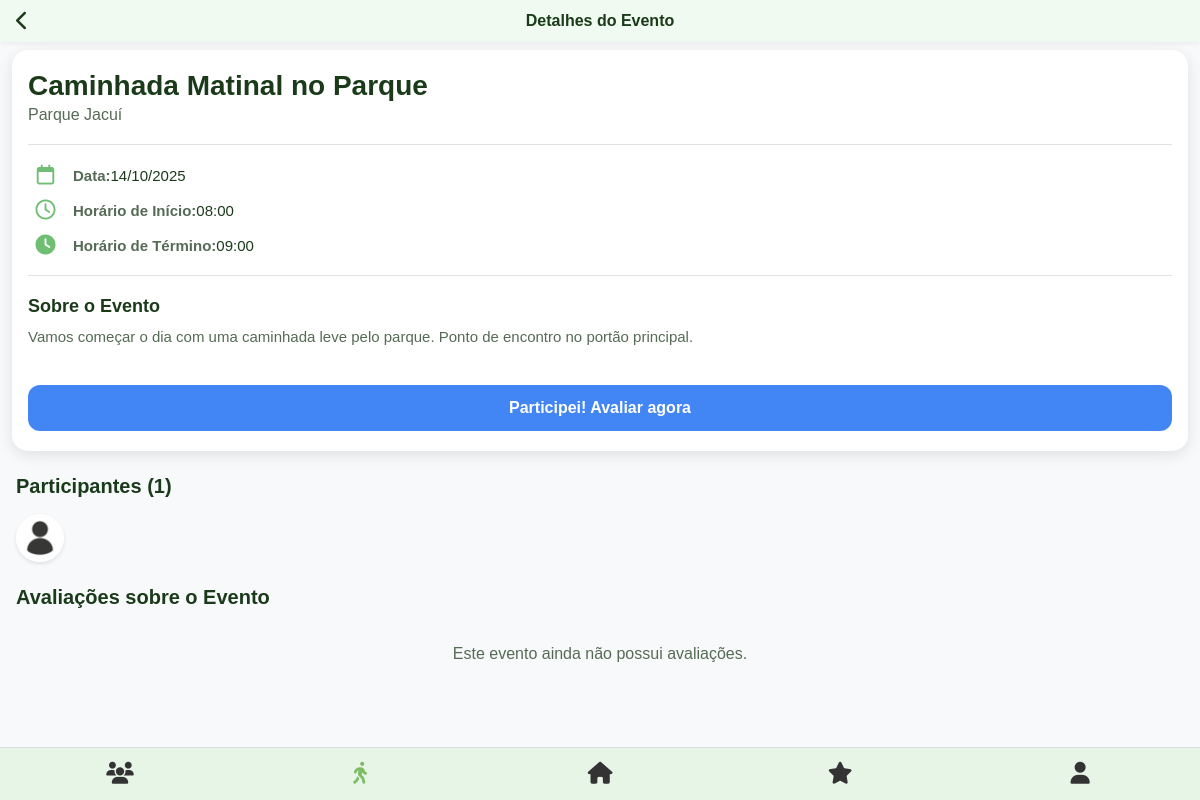
Screenshot of /tela-evento/tela-evento.php?id=5 (signed in) with the database file from the repository.
### tables this page shows
CREATE TABLE Evento ( 
    idEvento INT PRIMARY KEY AUTO_INCREMENT, 
    idParque INT NOT NULL, 
    idInstituicao INT,
    idUsuario INT,
    nome VARCHAR(255) NOT NULL, 
    dia DATE NOT NULL,
    horario_inicio TIME NOT NULL, 
    horario_termino TIME NOT NULL, 
    descricao VARCHAR(255), 
    imagem_path VARCHAR(255) NULL,  
    FOREIGN KEY(idParque) REFERENCES Parque (idParque),
    FOREIGN KEY(idInstituicao) REFERENCES Instituicao (idInstituicao),
    FOREIGN KEY(idUsuario) REFERENCES Usuario (idUsuario)
);

CREATE TABLE Parque ( 
    idParque INT PRIMARY KEY AUTO_INCREMENT, 
    nome VARCHAR(255) NOT NULL, 
    endereco VARCHAR(255) NOT NULL, 
    cep VARCHAR(9) NOT NULL
);

CREATE TABLE Usuario ( 
    idUsuario INT PRIMARY KEY AUTO_INCREMENT,
    nome VARCHAR(255) NOT NULL,
    username VARCHAR(50) NOT NULL UNIQUE,
    avatar_path VARCHAR(255) NULL,
    biografia TEXT NULL,
    tipo ENUM('comum', 'instituicao', 'admin') NOT NULL,
    email VARCHAR(200) NOT NULL UNIQUE,
    senha VARCHAR(255) NOT NULL,
    cpf VARCHAR (14) UNIQUE,
    genero VARCHAR(30),
    data_nasc DATE NOT NULL,
    data_cadastro TIMESTAMP NOT NULL DEFAULT CURRENT_TIMESTAMP,
    ultimo_login TIMESTAMP NULL,
    status ENUM('ativo', 'inativo', 'suspenso') NOT NULL DEFAULT 'ativo'
);

### tela-evento/tela-evento.php (the view, shortened to what this page needs)
<?php
$idEvento = $_GET['id'];
$idUsuarioLogado = $_SESSION['id_usuario'];
$servidor = "localhost"; $usuario_db = "root"; $senha_db = ""; $banco = "spark";
$conexao = new mysqli($servidor, $usuario_db, $senha_db, $banco);
$stmt_evento = $conexao->prepare("SELECT e.*, p.nome AS nome_parque FROM Evento AS e JOIN Parque AS p ON e.idParque = p.idParque WHERE e.idEvento = ?");
$stmt_evento->bind_param("i", $idEvento);
$stmt_evento->execute();
$resultado_evento = $stmt_evento->get_result();
$evento = $resultado_evento->fetch_assoc();
$stmt_participantes = $conexao->prepare("
    SELECT u.nome, u.username, u.avatar_path FROM Usuario AS u
    JOIN Participantes AS pa ON u.idUsuario = pa.idUsuario
    WHERE pa.idEvento = ? ORDER BY pa.dataInscricao ASC
");
$stmt_participantes->bind_param("i", $idEvento);
$stmt_participantes->execute();
$resultado_participantes = $stmt_participantes->get_result();
$stmt_avaliacoes = $conexao->prepare("
    SELECT av.*, u.nome, u.username, u.avatar_path FROM Avaliacao_evento AS av
    JOIN Usuario AS u ON av.idUsuario = u.idUsuario WHERE av.idEvento = ?
    ORDER BY av.data_avaliacao DESC
");
$stmt_avaliacoes->bind_param("i", $idEvento);
$stmt_avaliacoes->execute();
$resultado_avaliacoes = $stmt_avaliacoes->get_result();
$stmt_participacao = $conexao->prepare("SELECT status FROM Participantes WHERE idUsuario = ? AND idEvento = ?");
$stmt_participacao->bind_param("ii", $idUsuarioLogado, $idEvento);
$stmt_participacao->execute();
$participacao = $stmt_participacao->get_result()->fetch_assoc();
$status_participacao = $participacao['status'] ?? null;
$data_inicio_ts = strtotime($evento['dia'] . ' ' . $evento['horario_inicio']);
$data_termino_ts = strtotime($evento['dia'] . ' ' . $evento['horario_termino']);
$agora_ts = time();
$evento_esta_acontecendo = ($agora_ts >= $data_inicio_ts && $agora_ts < $data_termino_ts);
$evento_ja_terminou = $agora_ts >= $data_termino_ts;
$stmt_check_avaliacao = $conexao->prepare("SELECT idAvaliacao FROM Avaliacao_evento WHERE idUsuario = ? AND idEvento = ?");
$stmt_check_avaliacao->bind_param("ii", $idUsuarioLogado, $idEvento);
$stmt_check_avaliacao->execute();
$ja_avaliou = $stmt_check_avaliacao->get_result()->num_rows > 0;
?>
<!DOCTYPE html>
<html lang="pt-BR">
<head>
    <link rel="stylesheet" href="tela-evento.css">
    <link rel="stylesheet" href="https://cdnjs.cloudflare.com/ajax/libs/font-awesome/6.5.2/css/all.min.css">
</head>
<body>
    <header class="topbar">
        <a href="javascript:history.go(-1)" class="back-button"><i class="fa-solid fa-chevron-left"></i></a>
        <h1>Detalhes do Evento</h1>
    </header>
    <main>
        <div class="event-container">
            <div class="event-info">
                <h1 class="event-title"><?php echo htmlspecialchars($evento['nome']); ?></h1>
                <p class="event-park"><?php echo htmlspecialchars($evento['nome_parque']); ?></p>
                <ul class="event-details">
                    <li><i class="fa-regular fa-calendar"></i><div><strong>Data:</strong><span><?php echo date("d/m/Y", strtotime($evento['dia'])); ?></span></div></li>
                    <li><i class="fa-regular fa-clock"></i><div><strong>Horário de Início:</strong><span><?php echo date("H:i", strtotime($evento['horario_inicio'])); ?></span></div></li>
                    <li><i class="fa-solid fa-clock"></i><div><strong>Horário de Término:</strong><span><?php echo date("H:i", strtotime($evento['horario_termino'])); ?></span></div></li>
                </ul>
                <?php if (!empty($evento['descricao'])): ?>
                    <div class="event-description"><h2>Sobre o Evento</h2><p><?php echo nl2br(htmlspecialchars($evento['descricao'])); ?></p></div>
                <?php endif; ?>
                <div class="button-container">
                    <?php if ($status_participacao === 'participou' || $ja_avaliou): ?>
                        <button class="cta-button disabled" disabled>Evento Finalizado e Avaliado</button>
                    <?php elseif ($status_participacao === 'ativo'): ?>
                        <button class="cta-button participate" onclick="openEvaluationModal()">Finalizar Evento</button>
                    <?php elseif ($status_participacao === 'inscrito' && $evento_ja_terminou): ?>
                        <button class="cta-button participate" onclick="openEvaluationModal()">Participei! Avaliar agora</button>
                    <?php elseif ($status_participacao === 'inscrito' && $evento_esta_acontecendo): ?>
                        <button id="btnIniciarEvento" class="cta-button participate" onclick="iniciarEvento(<?php echo $idEvento; ?>)">Iniciar Evento</button>
                    <?php elseif ($status_participacao === 'inscrito'): ?>
                        <button id="btnIniciarEvento" class="cta-button" data-starttime-ms="<?php echo htmlspecialchars($data_inicio_ts * 1000); ?>" disabled>Carregando...</button>
                    <?php else: ?>
                        <form action="confirmar_presenca.php" method="POST" style="margin:0;"><input type="hidden" name="idEvento" value="<?php echo $evento['idEvento']; ?>"><button type="submit" class="cta-button">Confirmar Presença</button></form>
                    <?php endif; ?>
                </div>
            </div>
        </div>
        <section class="participants-section">
            <h2>Participantes (<?php echo $resultado_participantes->num_rows; ?>)</h2>
            <?php if ($resultado_participantes->num_rows > 0): ?>
                <div class="participants-list">
                    <?php while($participante = $resultado_participantes->fetch_assoc()):
                        $avatar_participante = !empty($participante['avatar_path']) ? $participante['avatar_path'] : 'assets/images/avatar_padrao.png';
                    ?>
                        <img src="/Spark-main/<?php echo htmlspecialchars($avatar_participante); ?>"
                             title="<?php echo htmlspecialchars($participante['nome']); ?> (@<?php echo htmlspecialchars($participante['username']); ?>)"
                             class="participant-avatar">
                    <?php endwhile; ?>
                </div>
            <?php else: ?>
                <p class="no-participants">Seja o primeiro a confirmar presença!</p>
            <?php endif; ?>
        </section>
        <section class="reviews-section">
            <h2>Avaliações sobre o Evento</h2>
            <?php if ($resultado_avaliacoes && $resultado_avaliacoes->num_rows > 0): ?>
                <?php while($avaliacao = $resultado_avaliacoes->fetch_assoc()):
                    $avatar_avaliacao = !empty($avaliacao['avatar_path']) ? $avaliacao['avatar_path'] : 'assets/images/avatar_padrao.png';
                ?>
                <div class="review-card">
                    <img src="/Spark-main/<?php echo htmlspecialchars($avatar_avaliacao); ?>" alt="avatar" class="avatar">
                    <div class="review-content">
                        <div class="review-header"><h3><?php echo htmlspecialchars($avaliacao['nome']); ?></h3><span>@<?php echo htmlspecialchars($avaliacao['username']); ?></span></div>
                        <div class="stars"><?php for ($i = 1; $i <= 5; $i++) { echo ($i <= $avaliacao['nota']) ? '<i class="fa-solid fa-star"></i>' : '<i class="fa-regular fa-star"></i>'; } ?></div>
                        <p><?php echo htmlspecialchars($avaliacao['comentario']); ?></p>
                        <?php if (!empty($avaliacao['imagem_path'])): ?>
                            <img src="/Spark-main/<?php echo htmlspecialchars($avaliacao['imagem_path']); ?>" alt="Imagem da avaliação" class="review-image">
                        <?php endif; ?>
                    </div>
                </div>
                <?php endwhile; ?>
            <?php else: ?>
                <p class="no-reviews">Este evento ainda não possui avaliações.</p>
            <?php endif; ?>
        </section>
    </main>
    <nav class="bottombar">
        <button class="nav-btn" onclick="window.location.href='/Spark-main/TelaPerfils/perfil.html'"><i class="fa-solid fa-users"></i><span></span></button>
        <button class="nav-btn active"><i class="fa-solid fa-person-walking"></i><span></span></button>
        <button class="nav-btn" onclick="window.location.href='/Spark-main/tela-principal/telaprincipal.php'"><i class="fa-solid fa-house"></i><span></span></button>
        <button class="nav-btn"><i class="fa-solid fa-star"></i><span></span></button>
        <button class="nav-btn" onclick="window.location.href='/Spark-main/teladeusuario/teladeusuario.php'"><i class="fa-solid fa-user"></i><span></span></button>
    </nav>
</body>
</html>

### tela-evento/tela-evento.css (style rules this page uses)
:root { --cor-principal: #6FBE74; --fundo-pagina: #F8F9FA; --fundo-card: #FFFFFF; --fundo-card-claro: #F0FAF0; --texto-escuro: #1A3A1A; --texto-suave: #556B55; --linha-divisoria: #e0e0e0; }
* { margin: 0; padding: 0; box-sizing: border-box; font-family: Arial, sans-serif; }
body { background-color: var(--fundo-pagina); color: var(--texto-escuro); }
.topbar { display: flex; align-items: center; justify-content: center; padding: 12px 16px; background-color: var(--fundo-card-claro); box-shadow: 0 2px 4px rgba(0,0,0,0.05); position: fixed; top: 0; width: 100%; z-index: 100; }
.topbar h1 { font-size: 16px; font-weight: 600; }
.topbar .back-button { position: absolute; left: 16px; font-size: 20px; color: var(--texto-escuro); text-decoration: none; }
main { padding: 80px 0 100px; }
.event-container { background-color: var(--fundo-card); padding: 20px 16px; margin: -30px 12px 24px; border-radius: 16px; box-shadow: 0 4px 15px rgba(0,0,0,0.1); position: relative; z-index: 10; }
.event-title { font-size: 28px; font-weight: bold; margin-bottom: 4px; }
.event-park { font-size: 16px; color: var(--texto-suave); margin-bottom: 20px; }
.event-details { list-style: none; margin: 20px 0; padding-top: 20px; border-top: 1px solid var(--linha-divisoria); }
.event-details li { display: flex; align-items: center; margin-bottom: 15px; font-size: 15px; color: var(--texto-suave); }
.event-details i { font-size: 20px; color: var(--cor-principal); width: 35px; text-align: center; margin-right: 10px; }
.event-details span { color: var(--texto-escuro); }
.event-description { margin: 20px 0; padding-top: 20px; border-top: 1px solid var(--linha-divisoria); }
.event-description h2 { font-size: 18px; color: var(--texto-escuro); margin-bottom: 8px; }
.event-description p { font-size: 15px; color: var(--texto-suave); line-height: 1.6; }
.cta-button { width: 100%; padding: 14px; background-color: var(--cor-principal); color: white; border: none; border-radius: 12px; font-size: 16px; font-weight: bold; cursor: pointer; margin-top: 16px; transition: background-color 0.2s; }
.reviews-section { padding: 0 16px; }
.reviews-section h2 { font-size: 20px; font-weight: bold; margin-bottom: 16px; }
.no-reviews { color: var(--texto-suave); text-align: center; padding: 20px; }
.cta-button.participate { background-color: #4285F4; }
.bottombar { background: #E6F5E6; display: flex; justify-content: space-around; align-items: center; padding: 8px 0; position: fixed; bottom: 0; left: 0; width: 100%; border-top: 1px solid #ddd; z-index: 1000; }
.bottombar .nav-btn { background: transparent; border: none; color: #333; text-decoration: none; display: flex; flex-direction: column; align-items: center; justify-content: center; font-size: 12px; cursor: pointer; padding: 5px; flex: 1; }
.bottombar .nav-btn i { font-size: 22px; margin-bottom: 2px; height: 24px; display: flex; align-items: center; }
.bottombar .nav-btn.active { color: #7CBD64; font-weight: bold; }
.participants-section { padding: 0 16px; margin-bottom: 24px; }
.participants-section h2 { font-size: 20px; font-weight: bold; margin-bottom: 16px; color: var(--texto-escuro); }
.participants-list { display: flex; flex-wrap: wrap; gap: 8px; }
.participant-avatar { width: 48px; height: 48px; border-radius: 50%; object-fit: cover; border: 2px solid #fff; box-shadow: 0 2px 4px rgba(0,0,0,0.1); }

### rows the page displays
evento: nome "Caminhada Matinal no Parque", idParque.nome "Parque Jacuí", dia "14/10/2025", horario_inicio "08:00", horario_termino "09:00", descricao "Vamos começar o dia com uma caminhada leve pelo parque. Ponto de encontro no portão principal."

### other values shown
$resultado_participantes->num_rows "1"
